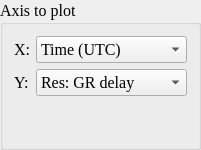
           <widget class="QGroupBox" name="groupBox_2">
            <property name="font">
             <font>
              <family>Times New Roman</family>
              <pointsize>12</pointsize>
              <weight>50</weight>
              <bold>false</bold>
             </font>
            </property>
            <property name="title">
             <string>Axis to plot</string>
            </property>
            <layout class="QVBoxLayout" name="verticalLayout_60">
             <item>
              <layout class="QHBoxLayout" name="horizontalLayout_33">
               <item>
                <layout class="QVBoxLayout" name="verticalLayout_11">
                 <item>
                  <widget class="QLabel" name="label_29">
                   <property name="text">
                    <string>X:</string>
                   </property>
                  </widget>
                 </item>
                 <item>
                  <widget class="QLabel" name="label_30">
                   <property name="text">
                    <string>Y:</string>
                   </property>
                  </widget>
                 </item>
                </layout>
               </item>
               <item>
                <layout class="QVBoxLayout" name="verticalLayout_26">
                 <item>
                  <widget class="QComboBox" name="comboBox_plot_x">
                   <property name="sizePolicy">
                    <sizepolicy hsizetype="Minimum" vsizetype="Fixed">
                     <horstretch>0</horstretch>
                     <verstretch>0</verstretch>
                    </sizepolicy>
                   </property>
                   <property name="minimumSize">
                    <size>
                     <width>0</width>
                     <height>0</height>
                    </size>
                   </property>
                   <item>
                    <property name="text">
                     <string>Time (UTC)</string>
                    </property>
                   </item>
                  </widget>
                 </item>
                 <item>
                  <widget class="QComboBox" name="comboBox_plot_y">
                   <property name="sizePolicy">
                    <sizepolicy hsizetype="Minimum" vsizetype="Fixed">
                     <horstretch>0</horstretch>
                     <verstretch>0</verstretch>
                    </sizepolicy>
                   </property>
                   <item>
                    <property name="text">
                     <string>Res: GR delay</string>
                    </property>
                   </item>
                   <item>
                    <property name="text">
                     <string>Sigma of GR delay</string>
                    </property>
                   </item>
                   <item>
                    <property name="text">
                     <string>Res: PH delay</string>
                    </property>
                   </item>
                   <item>
                    <property name="text">
                     <string>SNR</string>
                    </property>
                   </item>
                  </widget>
                 </item>
                </layout>
               </item>
              </layout>
             </item>
             <item>
              <spacer name="verticalSpacer_2">
               <property name="orientation">
                <enum>Qt::Vertical</enum>
               </property>
               <property name="sizeHint" stdset="0">
                <size>
                 <width>20</width>
                 <height>40</height>
                </size>
               </property>
              </spacer>
             </item>
            </layout>
           </widget>
